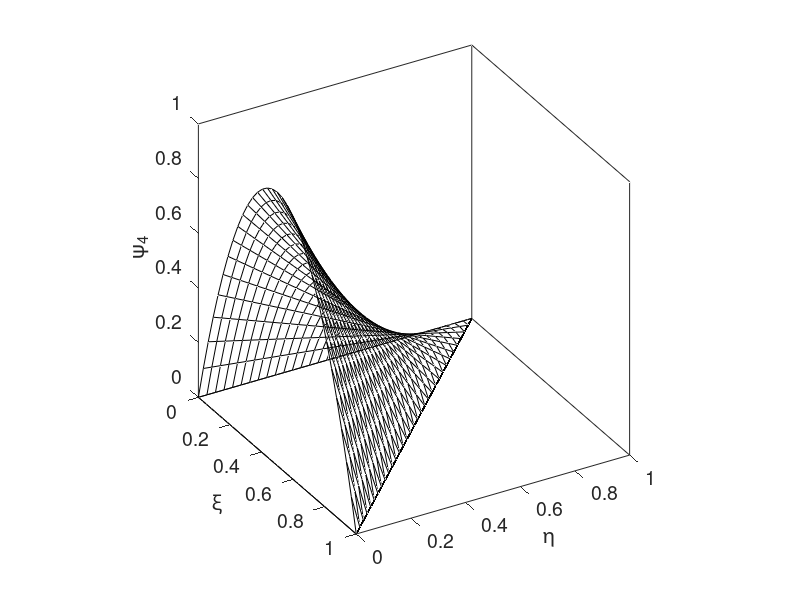

Write MATLAB code to recreate this figure.

clear all
close all

%================================
% psi_6
%
% prepare graphs of the element
% interpolation functions psi
% for a quadratic, 6-node triangle
%=================================

node = 1;
node = 4;

%---
% prepare
%---

figure(1)
axis equal
hold on
xlabel('\xi','fontsize',14);
ylabel('\eta','fontsize',14);

if(node==1)
 zlabel('\psi_1','fontsize',14);
 axis([0 1 0 1 -0.2 1])
elseif(node==4)
 zlabel('\psi_4','fontsize',14);
 axis([0 1 0 1 0 1])
end

set(gca,'fontsize',14)
box on
view([60,30])

N=32; M=32;   % plotting grid

Dx=1.0/N;
Dy=1.0/M;

for i=1:N+1 
  x(i)=Dx*(i-1.0);
%   fprintf (1,'%6.2f',X(i))
end

for j=1:M+1
  y(j)=Dy*(j-1.0);
% fprintf (1,'%6.2f',Y(j))
end

%---
% vertical lines
%---

for i=1:N
 for j=1:M+2-i
  xp(j) = x(i);
  yp(j) = y(j);
  zeta = 1.0-xp(j)-yp(j);
  if(node==1)
   zp(j)= zeta*(2.0*zeta-1.0);   % 6-node vertex
  elseif(node==4)
   zp(j)= 4.0*xp(j)*zeta;        % 6-node mid
  end
 end
plot3(xp,yp,zp,'k');
end

clear xp yp zp

%---
% horizontal lines
%---

for j=1:M
 for i=1:N+2-j
  yp(i) = y(j);
  xp(i) = x(i);
  zeta = 1.0-xp(i)-yp(i);
  if(node==1)
   zp(i)= zeta*(2.0*zeta-1.0);  % 6-node vertex
  elseif(node==4)
   zp(i)= 4.0*xp(i)*zeta;       % 6-node mid
  end
 end
plot3(xp,yp,zp,'k')
end

%---
% plot the triangle
%---

xx(1)=0.0; yy(1)=0.0; zz(1)=0.0;
xx(2)=1.0; yy(2)=0.0; zz(2)=0.0;
xx(3)=0.0; yy(3)=1.0; zz(3)=0.0;
xx(4)=0.0; yy(4)=0.0; zz(4)=0.0;

plot3(xx,yy,zz,'k')
                                                                                
%-----
% done
%-----
